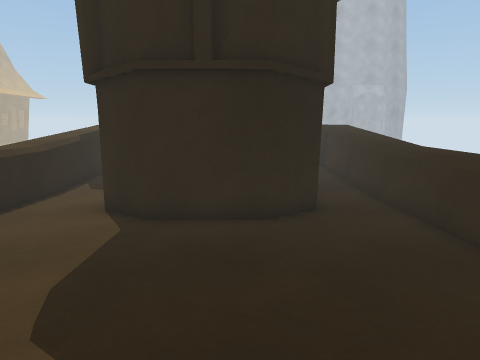
[1] (above)

16 first-person views from a walk through a 3-D level made in the Unity game engine. The camera is 1.2 m above the floor, tilts 10° down and sees 70° across. The floor is counted in squares, 0.5 m on a side. Each view is taken from the middle of a square. On the plan, view 1 faces up. The plan holds only what a view shows up to about 20 squares ahead; the rest is blank. The place goes on beyond the plan. The player is left out.

[2]
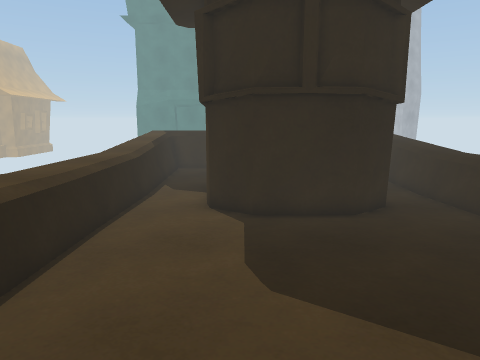

[3]
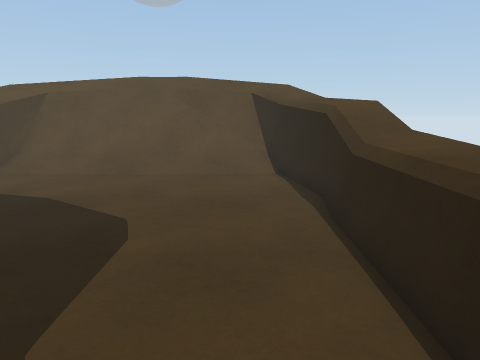

[4]
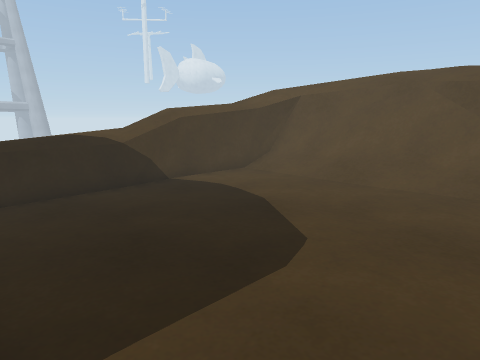

[5]
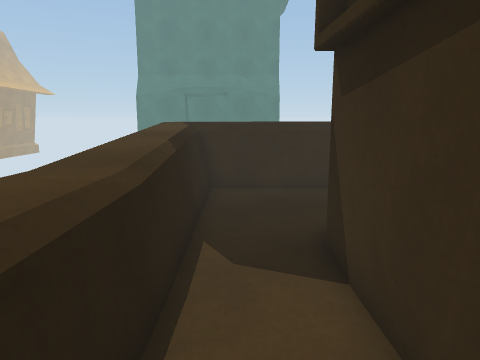

[6]
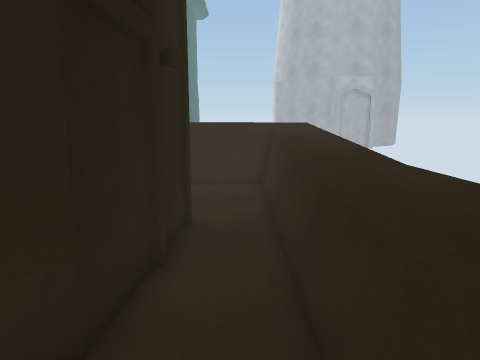

[7]
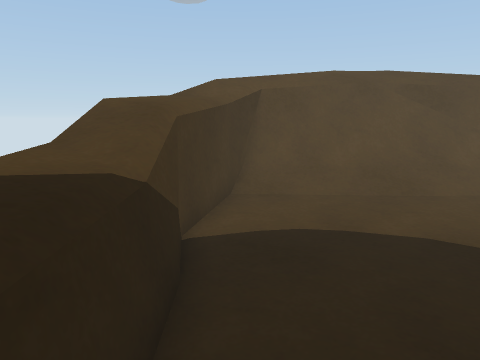

[8]
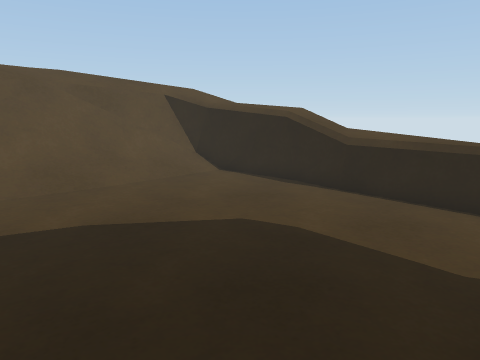

[9]
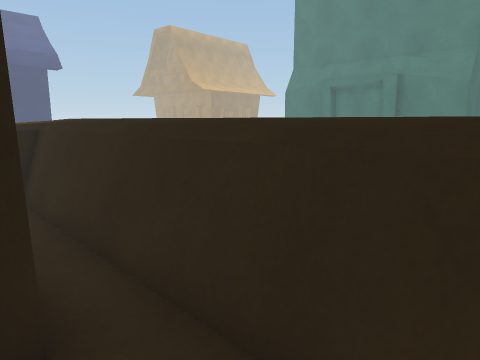

[10]
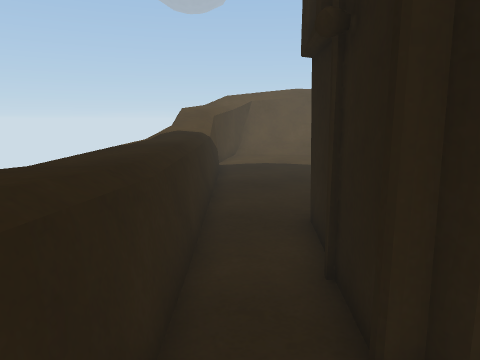

[11]
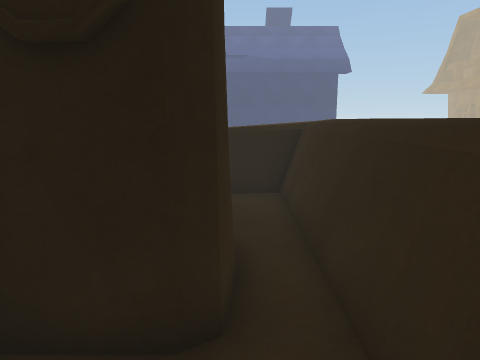

[12]
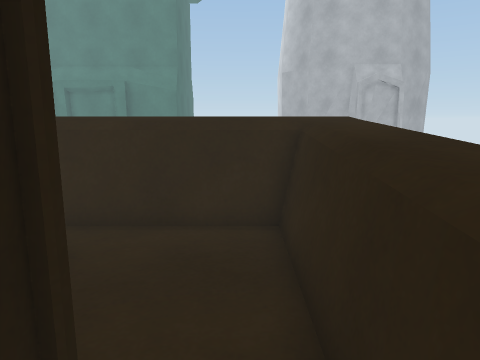

[13]
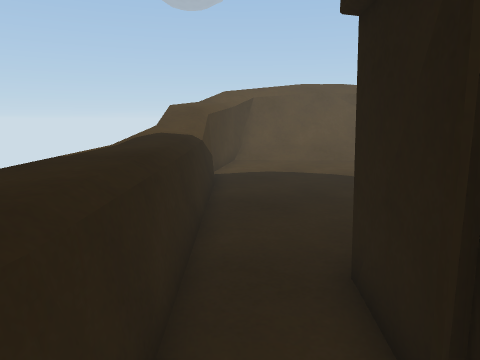

[14]
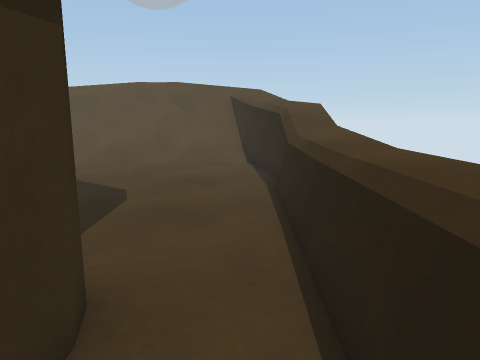

[15]
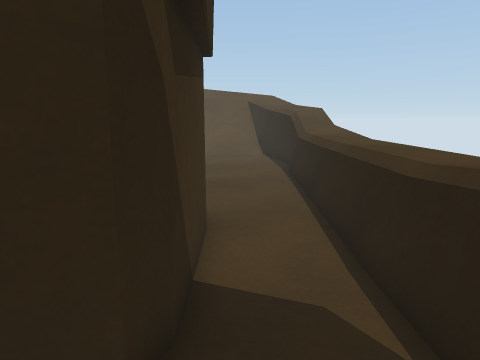

[16]
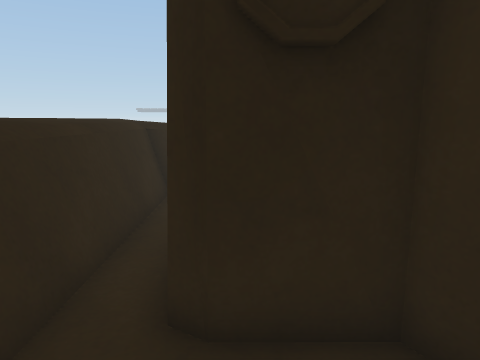

### Floor plan
Key: @ floor where view 1 was taken; # wall or solid block; . main floor; - floor 0.25 m lower than the main floor; / step, stairs or slope; = window, fence, low wall or low ledge; ^ raised ledge; T thing the floor can be seen under or through.
Columns run from 9 left of view 1 to 7 right of it. Each row starts with its distance up from view 1.
 22 ^^^^^^^^^^^^^^^^^
 21 ^^=============^^
 20 ^^=###########=^^
 19 ^^=----TTT----=^^
 18 ^^=---##  #---=^^
 17 ^^=---##  #---=^^
 16 ^^=---##  ##--^^^
 15 ^^=--##    ##-^^^
 14 ^^=--#     ##-^^^
 13 ^^=--#     ##-^^^
 12 ^^=--#     #--^^^
 11 ^^=--#     #--^^^
 10 ^^=--##   ##--^^^
  9 ^^=---#####---^^^
  8 ^^=...........^^^
  7 ^^=...........^^^
  6 ^^=...........^^^
  5 ^^=...........^^^
  4 ^^=...........^^^
  3 ^^=...........^^^
  2 ^^=...........^^^
  1 ^^=...........^^^
  0 ^^^......@....^^^
 -1  ^^...........^^
 -2  ^^=/////////=^^
 -3  ^^^////////#^^^
 -4   ^^==/////=#^^
 -5    ^^^^///^^^
 -6      ^^^^^^^
 -7        ^^^

Positions as (right, up) in squares from view 1, and headings:
1: (0, 0), facing up
2: (-3, -2), facing up
3: (-5, 11), facing down
4: (-6, 9), facing down-right
5: (-6, 8), facing up
6: (4, 7), facing up
7: (4, 8), facing down
8: (3, 9), facing down-left
9: (4, 18), facing up-left
10: (4, 18), facing down
11: (4, 19), facing left
12: (4, 13), facing up
13: (4, 15), facing down
14: (-6, 14), facing down
15: (-5, 18), facing down
16: (-6, 18), facing right
